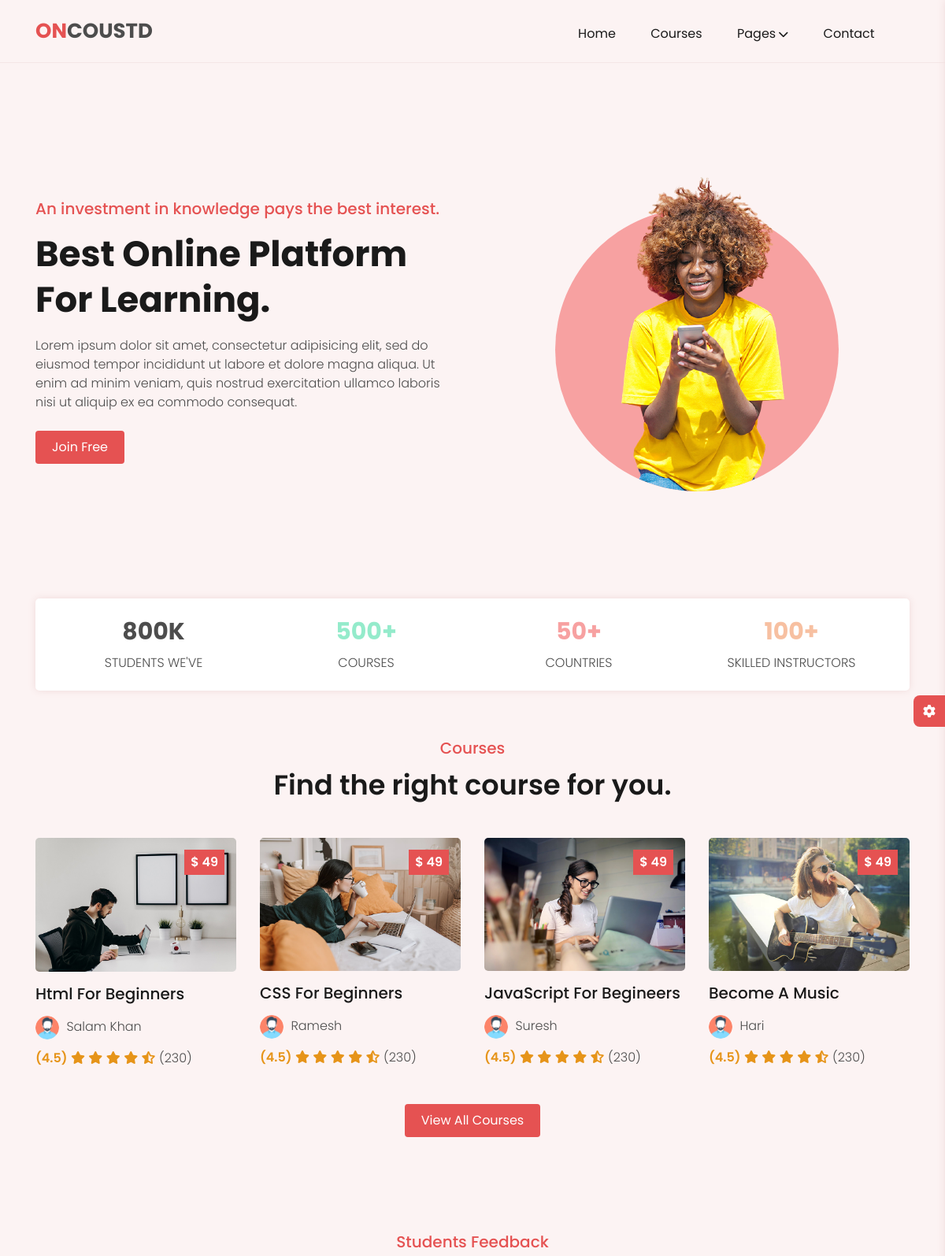
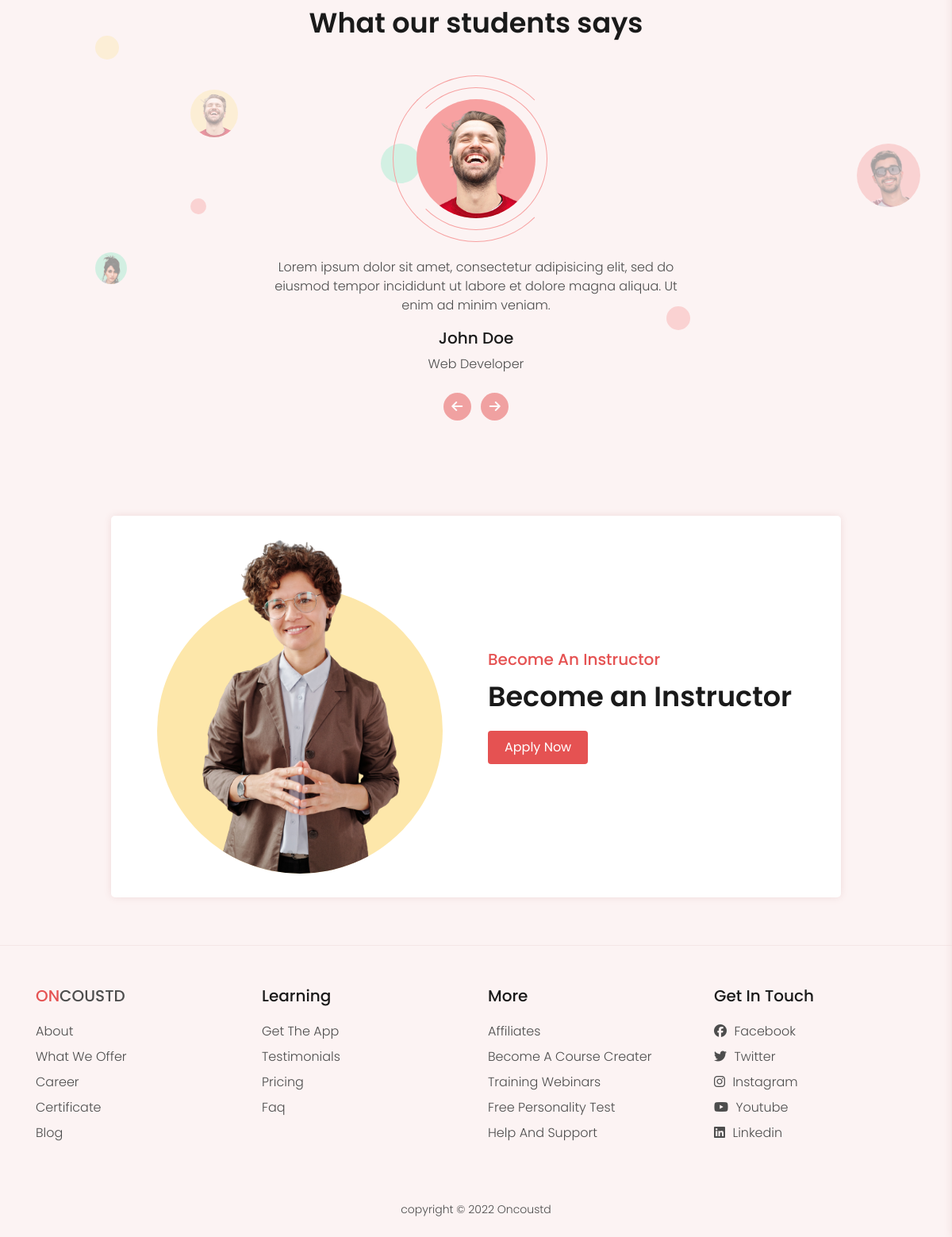
The page / on the database its author committed (2 pictures, top to bottom).
### tables this page shows
CREATE TABLE `tbl_course` (
  `id` int(11) NOT NULL,
  `category_id` int(11) NOT NULL,
  `image` varchar(200) NOT NULL,
  `title` varchar(200) NOT NULL,
  `instructor` varchar(200) NOT NULL,
  `active` varchar(100) NOT NULL
);

### index.php (the view, shortened to what this page needs)
<?php include('partials/header.php'); ?>
		<section class="banner-section d-flex align-items-center">
			<div class="container">
				<div class="row align-items-center">
					<div class="col-md-6">
						<div class="banner-text">
							<h2 class="mb-3">An investment in knowledge pays the best interest.</h2>
							<h1 class="mb-3 text-capitalize">best online platform for learning.</h1>
							<p class="mb-4">Lorem ipsum dolor sit amet, consectetur adipisicing elit, sed do eiusmod
							tempor incididunt ut labore et dolore magna aliqua. Ut enim ad minim veniam,
							quis nostrud exercitation ullamco laboris nisi ut aliquip ex ea commodo
							consequat.</p>
							<a href="<?php echo SITEURL;  ?>sign-up.php" class="btn btn-theme">join free</a>
						</div>
					</div>
					<div class="col-md-6">
						<div class="banner-img">
							<div class="circular-img">
								<div class="circular-img-inner">
									<img src="img/banner-img.png" alt="banner img">
								</div>
							</div>
						</div>
					</div>
				</div>
			</div>
		</section>
		<section class="fun-facts-section">
			<div class="container">
				<div class="box py-2">
					<div class="row text-center">
						<div class="col-md-6 col-lg-3">
							<div class="fun-facts-item">
								<h2 class="style-1">800k</h2>
								<p>Students we've</p>
							</div>
						</div>
						<div class="col-md-6 col-lg-3">
							<div class="fun-facts-item">
								<h2 class="style-2">500+</h2>
								<p>courses</p>
							</div>
						</div>
						<div class="col-md-6 col-lg-3">
							<div class="fun-facts-item">
								<h2 class="style-3">50+</h2>
								<p>countries</p>
							</div>
						</div>
						<div class="col-md-6 col-lg-3">
							<div class="fun-facts-item">
								<h2 class="style-4">100+</h2>
								<p>skilled instructors</p>
							</div>
						</div>
					</div>
				</div>
			</div>
		</section>
		<section class="courses-section section-padding">
			<div class="container">
				<div class="row justify-content-center">
					<div class="col-md-8 ">
						<div class="section-title text-center">
							<h2 class="title">
								Courses
							</h2>
							<p class="sub-title">
								Find the right course for you.
							</p>
						</div>
					</div>
				</div>
				<div class="row">
		<?php
				$sql="SELECT * FROM tbl_course where active='yes' LIMIT 4";
				$res=mysqli_query($conn,$sql);
				$count=mysqli_num_rows($res);
				if($count>0)
					{
						while($row=mysqli_fetch_assoc($res))
							{
								$title=$row['title'];
								$image_name=$row['image'];
								$instructor=$row['instructor'];
		?>
					<div class="col-md-6 col-lg-3">
						<div class="courses-item">
							<a href="#" class="link">
								<div class="courses-item-inner">
									<div class="img-box">
									<?php
                                            if($image_name=="")
                                            {
                                                echo "NO IMAGE";
                                            }
                                            else
                                            {
                                                ?>
										<img src="<?php echo SITEURL; ?>img/admin/course/<?php echo $image_name; ?>" alt="course img">
													<?php
											}
											?>
									</div>
									<h3 class="title"><?php echo $title ?></h3>
									<div class="instructor">
										<img src="img/instructor/1.png" alt="insrtucting">
										<span class="instructor-name"><?php echo $instructor; ?> </span>
									</div>
										<span class="average-rating">(4.5)</span>
										<span class="average-stars">
											<i class="fas fa-star"></i>
											<i class="fas fa-star"></i>
											<i class="fas fa-star"></i>
											<i class="fas fa-star"></i>
											<i class="fas fa-star-half-alt"></i>
										</span>
										<span clas reviews>(230)</span>
									<div class="price">$ 49</div>
								</div>
							</a>
						</div>
					</div>
				<?php }}?>
				</div>
				<div class="row">
					<div class="col-12 text-center mt-3">
						<a href="<?php echo SITEURL;  ?>courses.php" class="btn btn-theme">view all courses</a>
					</div>
				</div>
			</div>
		</section>
		<section class="testimonials-section section-padding position-relative">
			<div class="decoration-circles">
				<div class="decoration-circles-item"></div>
				<div class="decoration-circles-item"></div>
				<div class="decoration-circles-item"></div>
			</div>
			<div class="decoration-imgs">
				<img src="img/testimonial/1.png" alt="decoration-img" class="decoration-imgs-item">
				<img src="img/testimonial/2.png" alt="decoration-img" class="decoration-imgs-item">
				<img src="img/testimonial/3.png" alt="decoration-img" class="decoration-imgs-item">
			</div>
			<div class="container">
				<div class="row justify-content-center">
					<div class="col-md-8 ">
						<div class="section-title text-center">
							<h2 class="title">students feedback</h2>
							<p class="sub-title">What our students says</p>
						</div>
					</div>
				</div>
				<div class="row justify-content-center">
					<div class="col-md-8 col-lg-6">
						<div class="img-box rounded-circle position-relative">
							<img src="img/testimonial/1.png" class="w-100 js-testimonial-img rounded-circle" alt="testimonial img">
						</div>
						<div id="carouselOne" class="carousel slide text-center" data-bs-ride="carousel">
						  <div class="carousel-inner mb-4
						  ">
						    <div class="carousel-item active" data-js-testimonial-img="img/testimonial/1.png">
						    	<div class="testimonials-item ">
						    		<p class="text-1">Lorem ipsum dolor sit amet, consectetur adipisicing elit, sed do eiusmod
						    		tempor incididunt ut labore et dolore magna aliqua. Ut enim ad minim veniam.</p>
						    		<h3>John Doe</h3>
						    		<p class="text-2">web developer</p>
						    	</div>
						    </div>
						  </div>
						  <button class="carousel-control-prev" type="button" data-bs-target="#carouselOne" data-bs-slide="prev">
						    <i class="fas fa-arrow-left"></i>
						  </button>
						  <button class="carousel-control-next" type="button" data-bs-target="#carouselOne" data-bs-slide="next">
						    <i class="fas fa-arrow-right"></i>
						  </button>
						</div>
					</div>
				</div>
			</div>
		</section>
		<section class="bai-section section-padding">
			<div class="container">
				<div class="row justify-content-center">
					<div class="col-xl-10">
						<div class="box">
							<div class="row align-items-center">
								<div class="col-md-6">
									<div class="circular-img">
										<div class="circular-img-inner">
											<img src="img/bai-img.png">
										</div>
									</div>
								</div>
								<div class="col-md-6">
									<div class="section-title m-0">
										<h2 class="title">
											become an instructor
										</h2>
										<p class="sub-title">Become an Instructor</p>
									</div>
									<a href="<?php echo SITEURL;  ?>teacher_enroll.php" class="btn btn-theme">apply now</a>
								</div>
							</div>
						</div>
					</div>
				</div>
			</div>
		</section>
	<?php include('partials/footer.php'); ?>

### css/colors/color-1.css (style rules this page uses)
:root { --hue-value-1:0; --hue-value-2:230; --main-color: hsl(var(--hue-value-1),74%, 61%); --button-hover-color: hsl(var(--hue-value-1), 57%, 53%); --body-bg-color:hsl(var(--hue-value-1), 63%, 97%); --border-color-2:hsl(var(--hue-value-1), 40%,93%); --shadow: 0 0 10px hsl(var(--hue-value-1), 40% , 90%); --body-gradient-bg-color-1: hsla(var(--hue-value-1), 100%, 50%,0.2); --body-gradient-bg-color-2: hsla(var(--hue-value-2), 100%, 50%,0.2); --decoration-bg-color-1: hsl(var(--hue-value-1), 100%, 70%); --decoration-bg-color-2: hsl(var(--hue-value-2), 100%, 70%); }

### rows shown on the page
tbl_course: image (picture), title "Html For Beginners", instructor "Salam Khan"
tbl_course: image (picture), title "CSS For Beginners", instructor "Ramesh"
tbl_course: image (picture), title "JavaScript For Begineers", instructor "Suresh"
tbl_course: image (picture), title "Become A Music", instructor "Hari"
